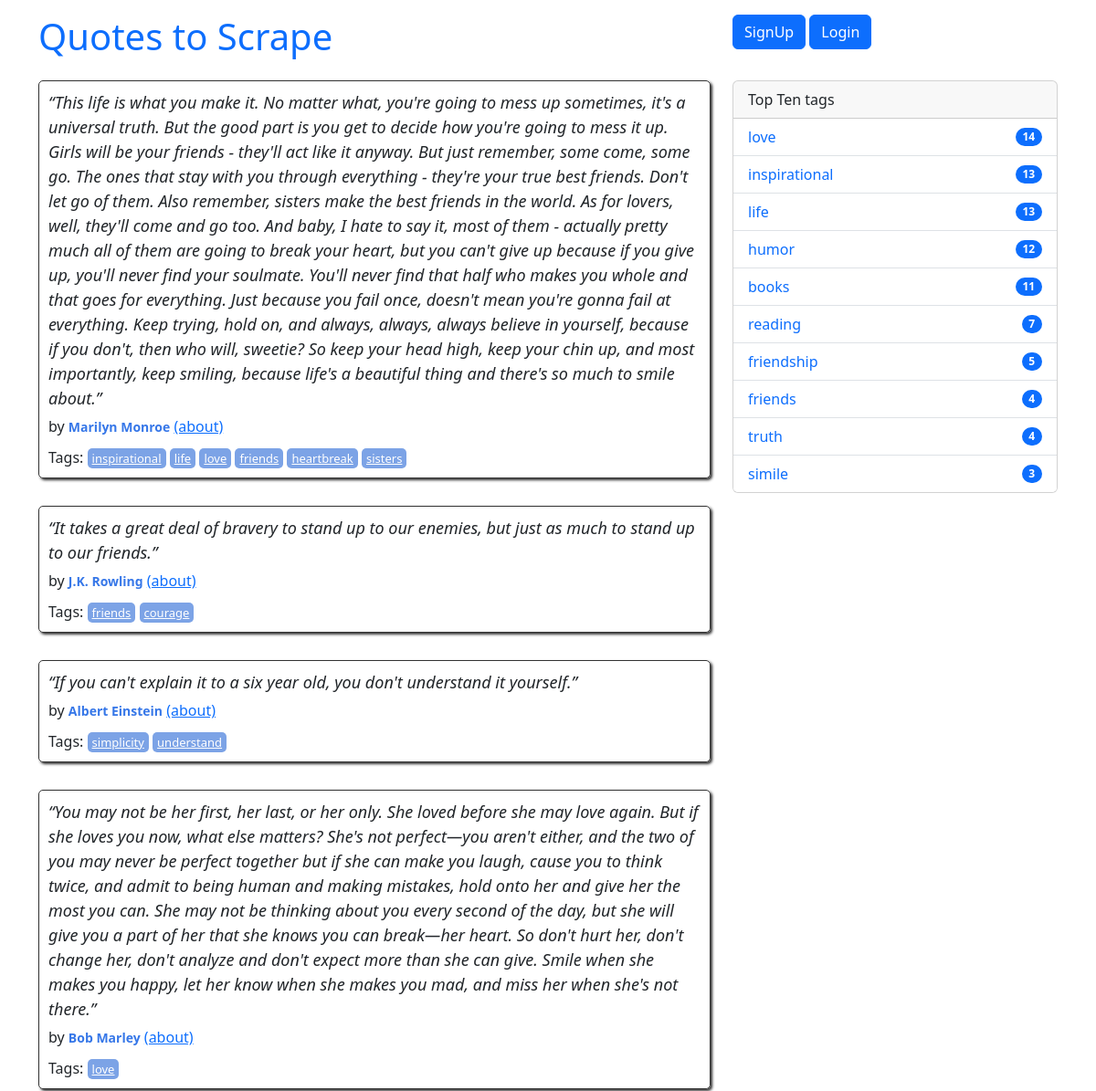
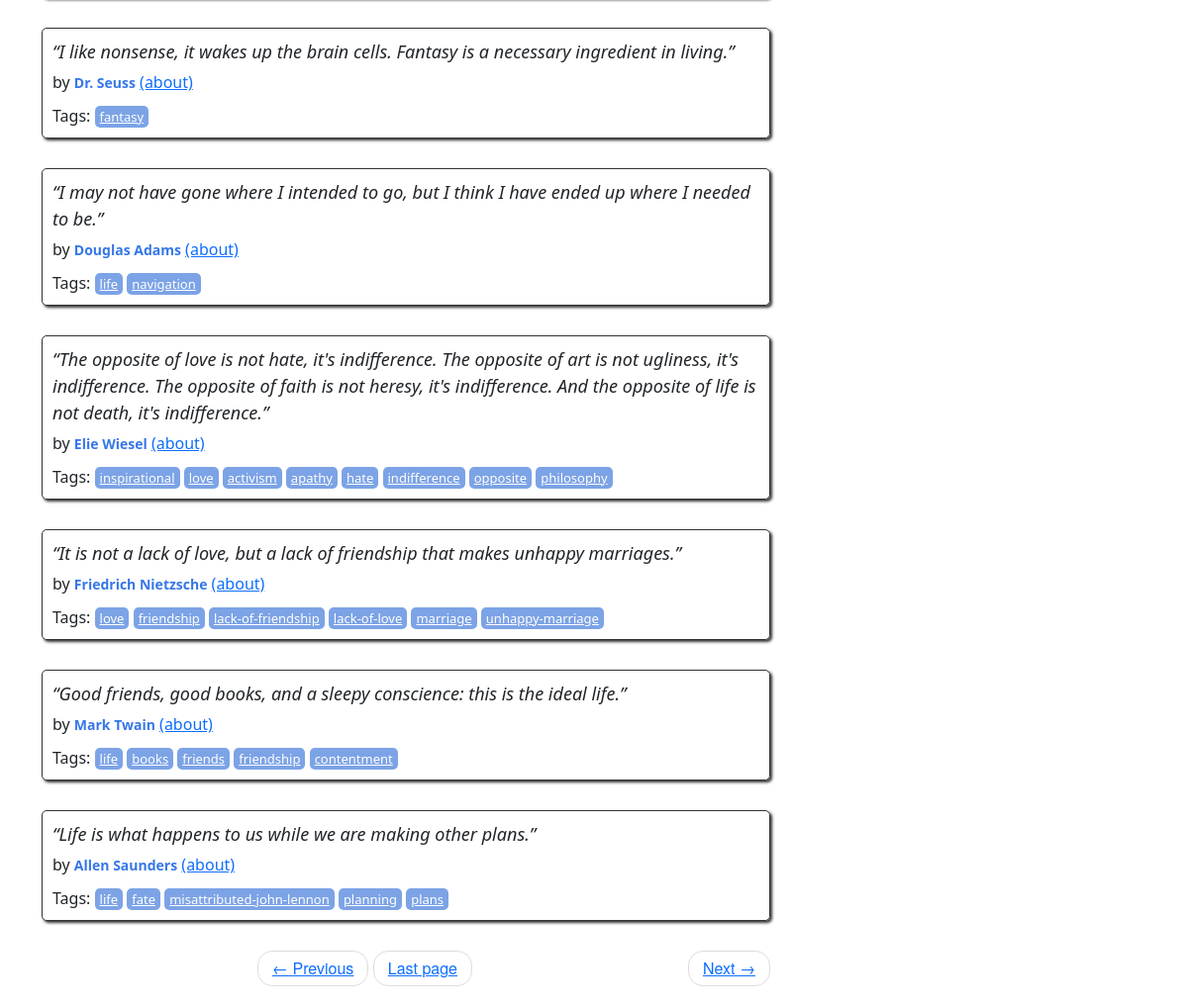
/2, run on the app's committed database (2 pictures, top to bottom).
### quotes/models.py (models this page shows, shortened)
class Quote(models.Model):
    quote = models.TextField()
    tags = models.ManyToManyField(Tag)
    author = models.ForeignKey(Author, on_delete=models.CASCADE, default=None, null=True)
    created_at = models.DateTimeField(auto_now_add=True)

class Author(models.Model):
    fullname = models.CharField(max_length=50)
    date_born = models.CharField(max_length=50)
    born_location = models.CharField(max_length=150)
    bio = models.TextField()
    created_at = models.DateTimeField(auto_now_add=True)

class Tag(models.Model):
    name = models.CharField(max_length=50, null=False, unique=True)

### quotes/views.py (the view)
# urls.py: path("", views.main, name="root"),
def main(request, page=1):
    quotes = Quote.objects.all()
    paginator = Paginator(quotes, 10)
    page_obj = paginator.get_page(page)
    tags = Tag.objects.annotate(num_quotes=Count('quote')).order_by('-num_quotes')[:10]
    context = {'quotes': page_obj, 'tags': tags}
    return render(request, 'quotes/index.html', context)

### quotes/templatetags/extract.py (called while the page is built)
@register.filter(name='author')
def get_author(author_id):
    try:
        author = Author.objects.get(id=author_id)
        return author.fullname
    except ObjectDoesNotExist:
        return 'Unknown author'

### quotes/templates/quotes/index.html (shortened to what this page needs)
{% extends 'quotes/base.html' %}
{% load extract %}
{% block content %}
    <div class="row">
        <div class="col-md-8">
            {% for quote in quotes %}
                <div class="quote" itemscope="" itemtype="http://schema.org/CreativeWork">
                    <span class="text" itemprop="text">
                        {{quote.quote}}
                    </span>
                    <span>by <small class="author" itemprop="author">{{quote.author_id|author}}</small>
                        <a href="{% url 'quotes:author_detail' pk=quote.author_id %}">(about)</a>
                    </span>
                    <div class="tags">
                        Tags:
                        {% for tag in quote.tags.all %}
                            <a class="tag" href="/tag/{{tag.name}}">{{tag.name}}</a>
                        {% endfor %}
                    </div>
                </div>
            {% endfor %}
            <nav>
                <ul class="pager">
                    <li class="previous">
                        <a class="{% if not quotes.has_previous %} disabled {% endif %}"
                           href="{% if quotes.has_previous %} {% url 'quotes:root_paginate' quotes.previous_page_number %} {% else %} # {% endif %}">
                            <span aria-hidden="true">←</span> Previous
                        </a>
                    </li>
                    <li class="next">
                        <a class="{% if not quotes.has_next %} disabled {% endif %}"
                           href="{% if quotes.has_next %} {% url 'quotes:root_paginate' quotes.next_page_number %} {% else %} # {% endif %}">
                            Next <span aria-hidden="true">→</span>
                        </a>
                    </li>
                    {% if quotes.has_next %}
                    <li class="last">
                        <a href="{% url 'quotes:root_paginate' quotes.paginator.num_pages %}">Last page</a>
                    </li>
                    {% endif %}
                </ul>
            </nav>
        </div>
        <div class="col-md-4">
            <div class="card mb-3">
                <div class="card-header">
                    Top Ten tags
                </div>
                <ul class="list-group list-group-flush">
                    {% for tag in tags %}
                    <li class="list-group-item d-flex justify-content-between align-items-center">
                        <a href="{% url 'quotes:tag_quotes' tag_name=tag.name %}" class="text-decoration-none">{{ tag.name }}</a>
                        <span class="badge bg-primary rounded-pill">{{ tag.num_quotes }}</span>
                    </li>
                    {% endfor %}
                </ul>
            </div>
        </div>
    </div>
{% endblock %}

### quotes/static/quotes/style.css (style rules this page uses)
.quote { padding: 10px; margin-bottom: 30px; border: 1px solid #333333; border-radius: 5px; box-shadow: 2px 2px 3px #333333; }
.quote span.text { display: block; margin-bottom: 5px; font-size: large; font-style: italic; }
.quote small.author { font-weight: bold; color: #3677E8; }
.quote .tags { margin-top: 10px; }
.tag { padding: 2px 5px; border-radius: 5px; color: white; font-size: small; background-color: #7CA3E6; }
.pager { font-family: "Raleway","Helvetica Neue",Helvetica,Arial,sans-serif; }
.pager { padding-left: 0; margin: 22px 0; list-style: none; text-align: center; }
.pager li { display: inline; }
.pager .next>a, .pager .next>span { float: right; }
.pager li>a, .pager li>span { display: inline-block; padding: 5px 14px; background-color: #ffffff; border: 1px solid #dddddd; border-radius: 15px; }

### data on the page
Quote: quote "“This life is what you make it. No matter what, you're going to mess up sometimes, it's a universal truth. But the good part is you get to decide how you're going to mess it up. Girls will be your friends - they'll act like it anyway. But just remember, some come, some go. The ones that stay with you through everything - they're your true best friends. Don't let go of them. Also remember, sisters make the best friends in the world. As for lovers, well, they'll come and go too. And baby, I hate to say it, most of them - actually pretty much all of them are going to break your heart, but you can't give up because if you give up, you'll never find your soulmate. You'll never find that half who…", author_id|author "Marilyn Monroe"
Tag: name "inspirational", num_quotes "13"
Tag: name "life", num_quotes "13"
Tag: name "love", num_quotes "14"
Tag: name "friends", num_quotes "4"
Tag: name "heartbreak"
Tag: name "sisters"
Quote: quote "“It takes a great deal of bravery to stand up to our enemies, but just as much to stand up to our friends.”", author_id|author "J.K. Rowling"
Tag: name "courage"
Quote: quote "“If you can't explain it to a six year old, you don't understand it yourself.”", author_id|author "Albert Einstein"
Tag: name "simplicity"
Tag: name "understand"
Quote: quote "“You may not be her first, her last, or her only. She loved before she may love again. But if she loves you now, what else matters? She's not perfect—you aren't either, and the two of you may never be perfect together but if she can make you laugh, cause you to think twice, and admit to being human and making mistakes, hold onto her and give her the most you can. She may not be thinking about you every second of the day, but she will give you a part of her that she knows you can break—her heart. So don't hurt her, don't change her, don't analyze and don't expect more than she can give. Smile when she makes you happy, let her know when she makes you mad, and miss her when she's not there.”", author_id|author "Bob Marley"
Quote: quote "“I like nonsense, it wakes up the brain cells. Fantasy is a necessary ingredient in living.”", author_id|author "Dr. Seuss"
Tag: name "fantasy"
Quote: quote "“I may not have gone where I intended to go, but I think I have ended up where I needed to be.”", author_id|author "Douglas Adams"
Tag: name "navigation"
Quote: quote "“The opposite of love is not hate, it's indifference. The opposite of art is not ugliness, it's indifference. The opposite of faith is not heresy, it's indifference. And the opposite of life is not death, it's indifference.”", author_id|author "Elie Wiesel"
Tag: name "activism"
Tag: name "apathy"
Tag: name "hate"
Tag: name "indifference"
Tag: name "opposite"
Tag: name "philosophy"
Quote: quote "“It is not a lack of love, but a lack of friendship that makes unhappy marriages.”", author_id|author "Friedrich Nietzsche"
Tag: name "friendship", num_quotes "5"
Tag: name "lack-of-friendship"
Tag: name "lack-of-love"
Tag: name "marriage"
Tag: name "unhappy-marriage"
Quote: quote "“Good friends, good books, and a sleepy conscience: this is the ideal life.”", author_id|author "Mark Twain"
Tag: name "books", num_quotes "11"
Tag: name "contentment"
Quote: quote "“Life is what happens to us while we are making other plans.”", author_id|author "Allen Saunders"
Tag: name "fate"
Tag: name "misattributed-john-lennon"
Tag: name "planning"
Tag: name "plans"
Tag: name "humor", num_quotes "12"
Tag: name "reading", num_quotes "7"
Tag: name "truth", num_quotes "4"
Tag: name "simile", num_quotes "3"
